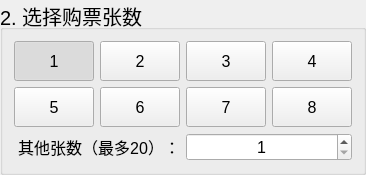
           <widget class="QGroupBox" name="groupBox_SelectNumOfTickets">
            <property name="sizePolicy">
             <sizepolicy hsizetype="Preferred" vsizetype="Preferred">
              <horstretch>0</horstretch>
              <verstretch>0</verstretch>
             </sizepolicy>
            </property>
            <property name="minimumSize">
             <size>
              <width>270</width>
              <height>140</height>
             </size>
            </property>
            <property name="maximumSize">
             <size>
              <width>16777215</width>
              <height>300</height>
             </size>
            </property>
            <property name="font">
             <font>
              <pointsize>15</pointsize>
             </font>
            </property>
            <property name="title">
             <string>2. 选择购票张数</string>
            </property>
            <layout class="QGridLayout" name="gridLayout_8">
             <item row="0" column="1">
              <widget class="QPushButton" name="btn_2t">
               <property name="sizePolicy">
                <sizepolicy hsizetype="Minimum" vsizetype="Fixed">
                 <horstretch>0</horstretch>
                 <verstretch>0</verstretch>
                </sizepolicy>
               </property>
               <property name="minimumSize">
                <size>
                 <width>0</width>
                 <height>40</height>
                </size>
               </property>
               <property name="font">
                <font>
                 <pointsize>12</pointsize>
                </font>
               </property>
               <property name="text">
                <string>2</string>
               </property>
               <property name="checkable">
                <bool>true</bool>
               </property>
               <property name="autoExclusive">
                <bool>true</bool>
               </property>
               <property name="flat">
                <bool>false</bool>
               </property>
              </widget>
             </item>
             <item row="2" column="2" colspan="2">
              <widget class="QSpinBox" name="spinBox_NumOfTickets">
               <property name="font">
                <font>
                 <pointsize>12</pointsize>
                </font>
               </property>
               <property name="wrapping">
                <bool>false</bool>
               </property>
               <property name="frame">
                <bool>true</bool>
               </property>
               <property name="alignment">
                <set>Qt::AlignCenter</set>
               </property>
               <property name="readOnly">
                <bool>false</bool>
               </property>
               <property name="buttonSymbols">
                <enum>QAbstractSpinBox::UpDownArrows</enum>
               </property>
               <property name="accelerated">
                <bool>false</bool>
               </property>
               <property name="prefix">
                <string/>
               </property>
               <property name="minimum">
                <number>1</number>
               </property>
               <property name="maximum">
                <number>20</number>
               </property>
               <property name="value">
                <number>1</number>
               </property>
              </widget>
             </item>
             <item row="0" column="2">
              <widget class="QPushButton" name="btn_3t">
               <property name="sizePolicy">
                <sizepolicy hsizetype="Minimum" vsizetype="Fixed">
                 <horstretch>0</horstretch>
                 <verstretch>0</verstretch>
                </sizepolicy>
               </property>
               <property name="minimumSize">
                <size>
                 <width>0</width>
                 <height>40</height>
                </size>
               </property>
               <property name="font">
                <font>
                 <pointsize>12</pointsize>
                </font>
               </property>
               <property name="text">
                <string>3</string>
               </property>
               <property name="checkable">
                <bool>true</bool>
               </property>
               <property name="autoExclusive">
                <bool>true</bool>
               </property>
               <property name="flat">
                <bool>false</bool>
               </property>
              </widget>
             </item>
             <item row="0" column="3">
              <widget class="QPushButton" name="btn_4t">
               <property name="sizePolicy">
                <sizepolicy hsizetype="Minimum" vsizetype="Fixed">
                 <horstretch>0</horstretch>
                 <verstretch>0</verstretch>
                </sizepolicy>
               </property>
               <property name="minimumSize">
                <size>
                 <width>0</width>
                 <height>40</height>
                </size>
               </property>
               <property name="font">
                <font>
                 <pointsize>12</pointsize>
                </font>
               </property>
               <property name="text">
                <string>4</string>
               </property>
               <property name="checkable">
                <bool>true</bool>
               </property>
               <property name="autoExclusive">
                <bool>true</bool>
               </property>
               <property name="flat">
                <bool>false</bool>
               </property>
              </widget>
             </item>
             <item row="0" column="0">
              <widget class="QPushButton" name="btn_1t">
               <property name="sizePolicy">
                <sizepolicy hsizetype="Minimum" vsizetype="Fixed">
                 <horstretch>0</horstretch>
                 <verstretch>0</verstretch>
                </sizepolicy>
               </property>
               <property name="minimumSize">
                <size>
                 <width>0</width>
                 <height>40</height>
                </size>
               </property>
               <property name="font">
                <font>
                 <pointsize>12</pointsize>
                </font>
               </property>
               <property name="text">
                <string>1</string>
               </property>
               <property name="checkable">
                <bool>true</bool>
               </property>
               <property name="checked">
                <bool>true</bool>
               </property>
               <property name="autoExclusive">
                <bool>true</bool>
               </property>
               <property name="flat">
                <bool>false</bool>
               </property>
              </widget>
             </item>
             <item row="2" column="0" colspan="2">
              <widget class="QLabel" name="labe_OtherNumbers">
               <property name="font">
                <font>
                 <pointsize>12</pointsize>
                </font>
               </property>
               <property name="text">
                <string>其他张数（最多20）：</string>
               </property>
               <property name="alignment">
                <set>Qt::AlignRight|Qt::AlignTrailing|Qt::AlignVCenter</set>
               </property>
              </widget>
             </item>
             <item row="1" column="0">
              <widget class="QPushButton" name="btn_5t">
               <property name="sizePolicy">
                <sizepolicy hsizetype="Minimum" vsizetype="Fixed">
                 <horstretch>0</horstretch>
                 <verstretch>0</verstretch>
                </sizepolicy>
               </property>
               <property name="minimumSize">
                <size>
                 <width>0</width>
                 <height>40</height>
                </size>
               </property>
               <property name="font">
                <font>
                 <pointsize>12</pointsize>
                </font>
               </property>
               <property name="text">
                <string>5</string>
               </property>
               <property name="checkable">
                <bool>true</bool>
               </property>
               <property name="autoExclusive">
                <bool>true</bool>
               </property>
               <property name="flat">
                <bool>false</bool>
               </property>
              </widget>
             </item>
             <item row="1" column="1">
              <widget class="QPushButton" name="btn_6t">
               <property name="sizePolicy">
                <sizepolicy hsizetype="Minimum" vsizetype="Fixed">
                 <horstretch>0</horstretch>
                 <verstretch>0</verstretch>
                </sizepolicy>
               </property>
               <property name="minimumSize">
                <size>
                 <width>0</width>
                 <height>40</height>
                </size>
               </property>
               <property name="font">
                <font>
                 <pointsize>12</pointsize>
                </font>
               </property>
               <property name="text">
                <string>6</string>
               </property>
               <property name="checkable">
                <bool>true</bool>
               </property>
               <property name="autoExclusive">
                <bool>true</bool>
               </property>
               <property name="flat">
                <bool>false</bool>
               </property>
              </widget>
             </item>
             <item row="1" column="2">
              <widget class="QPushButton" name="btn_7t">
               <property name="sizePolicy">
                <sizepolicy hsizetype="Minimum" vsizetype="Fixed">
                 <horstretch>0</horstretch>
                 <verstretch>0</verstretch>
                </sizepolicy>
               </property>
               <property name="minimumSize">
                <size>
                 <width>0</width>
                 <height>40</height>
                </size>
               </property>
               <property name="font">
                <font>
                 <pointsize>12</pointsize>
                </font>
               </property>
               <property name="text">
                <string>7</string>
               </property>
               <property name="checkable">
                <bool>true</bool>
               </property>
               <property name="autoExclusive">
                <bool>true</bool>
               </property>
               <property name="flat">
                <bool>false</bool>
               </property>
              </widget>
             </item>
             <item row="1" column="3">
              <widget class="QPushButton" name="btn_8t">
               <property name="sizePolicy">
                <sizepolicy hsizetype="Minimum" vsizetype="Fixed">
                 <horstretch>0</horstretch>
                 <verstretch>0</verstretch>
                </sizepolicy>
               </property>
               <property name="minimumSize">
                <size>
                 <width>0</width>
                 <height>40</height>
                </size>
               </property>
               <property name="font">
                <font>
                 <pointsize>12</pointsize>
                </font>
               </property>
               <property name="text">
                <string>8</string>
               </property>
               <property name="checkable">
                <bool>true</bool>
               </property>
               <property name="autoExclusive">
                <bool>true</bool>
               </property>
               <property name="flat">
                <bool>false</bool>
               </property>
              </widget>
             </item>
            </layout>
           </widget>
